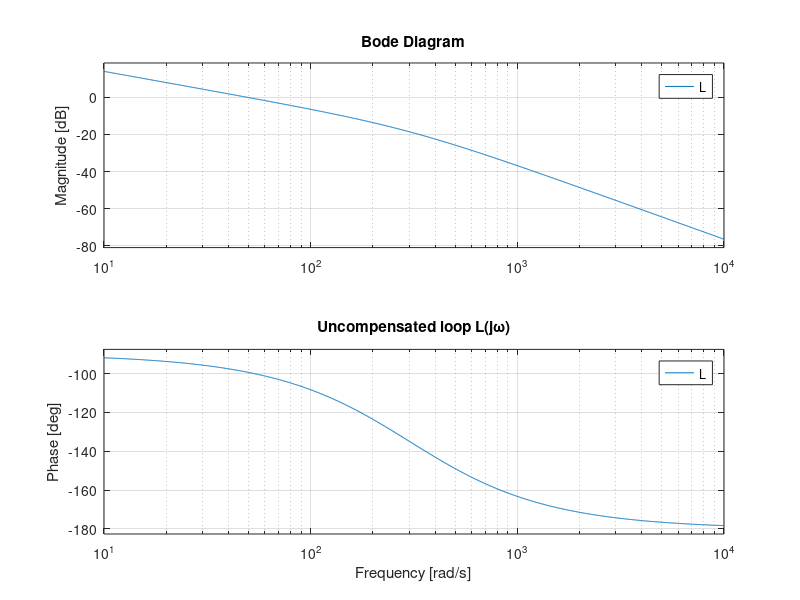

This figure's MATLAB source: (Note: this script raises an error after producing the figure.)
% Phase lead-compensator:
%clc; clear; close all;

% ---- plant + controller base values ----
K = 3687.9;          % given plant gain
KI = 4.085;         % integral gain used to set steady-state error (user value)
a = 301.3;          % plant pole location
% Target phase margin you want after compensation:
PM_target = 60;     % degrees
safety_deg = 5;     % safety margin (typical 3-10 deg)

% Define transfer functions
s = tf('s');
% Loop transfer L(s) (uncompensated) = K * KI / ( s*(s + a) )
L = (K*KI) / ( s*(s + a) );

% Plot uncompensated bode
figure; bode(L); grid on; title('Uncompensated loop L(j\omega)');


%% 1) find uncompensated gain crossover w_g (rad/s)
% Solve |L(jw)| = 1
syms w
eq = (K*KI)/(w*sqrt(w^2 + a^2)) == 1;   % magnitude of L(jw) == 1
w_g_sym = vpasolve(eq, w, 1);           % start guess near 1
w_g = double(w_g_sym);
w_g = w_g(w_g>0);

% If solver fails, fall back to numeric search
if isempty(w_g)
    fun = @(w) abs( (K*KI)/(1i*w*(1i*w + a)) ) - 1;
    w_g = fzero(fun, 1);
end
fprintf('Uncompensated gain crossover w_g = %.4f rad/s\n', w_g);

%% 2) uncompensated phase margin
% angle L(jw) = -90 - atan(w/a)  (in degrees)
phase_uncomp = -90 - atand(w_g/a);
PM_uncomp = 180 + phase_uncomp;
fprintf('Uncompensated phase at w_g = %.3f deg -> PM = %.3f deg\n', phase_uncomp, PM_uncomp);

%% 3) required additional phase lead (phi_m)
phi_needed = PM_target - PM_uncomp;    % how much more PM we need
phi_m = phi_needed + safety_deg;      % add safety margin
if phi_m <= 0
    warning('No additional phase needed (already >= target). phi_m <=0');
end
fprintf('Required extra phase (with safety) phi_m = %.3f deg\n', phi_m);

%% 4) compute alpha from sin(phi_m) = (alpha - 1)/(alpha + 1)
% use degrees trig functions
alpha = double( (1 + sind(phi_m)) / (1 - sind(phi_m)) );
% The dB boost the compensator gives at peak is 10*log10(alpha)
boost_dB = 10*log10(alpha);
fprintf('Computed alpha = %.4f -> compensator peak boost = %.3f dB\n', alpha, boost_dB);

%% 5) find frequency w_m where 20*log10(|L(jw)|) = -10*log10(alpha)
mag_target_dB = -boost_dB; % because compensator will add +boost_dB -> set crossover
mag_fun = @(w) 20*log10(abs(freqresp(L, w))) - mag_target_dB;

% freqresp(L,w) returns complex (MATLAB uses vector inputs; wrap)
% use fzero with a starting guess near w_g
try
    w_m = fzero(@(w) squeeze(20*log10(abs(freqresp(L, w)))) - mag_target_dB, w_g);
catch
    % if fzero fails, scan over logspace to find sign change
    ws = logspace(log10(max(1e-3,w_g/100)), log10(w_g*1000), 2000);
    vals = squeeze(20*log10(abs(freqresp(L, ws)))) - mag_target_dB;
    ix = find(vals(1:end-1).*vals(2:end) < 0, 1, 'first');
    if isempty(ix)
        error('Could not find w_m by scan. Try different starting guess or check L.');
    end
    w_m = (ws(ix)+ws(ix+1))/2;
end
fprintf('Chosen w_m = %.4f rad/s\n', w_m);

%% 6) compute T and uncompensated lead network
T = 1 / ( w_m * sqrt(alpha) );
% build uncompensated form of lead (note: include 1/alpha normalization)
Gc_base = (1 + alpha*T*s) / ( alpha * (1 + T*s) )   % no extra scalar Kc yet
figure; bode(Gc_base); grid on; title('Nominal lead G_c (before K-adjust)');
%{
%% 7) adjust compensator scalar so |Gc * L| = 1 at w_m
Ltemp = Gc_base * L;
mag_Ltemp_at_wm = abs(evalfr(Ltemp, 1i*w_m));
Kc = 1 / mag_Ltemp_at_wm;    % multiply Gc_base by this to make unity gain at w_m
Gc = Kc * Gc_base;
fprintf('Compensator scalar Kc = %.4f\n', Kc);

%% final compensated loop and margins
L_comp = Gc * L;

figure;
bode(L, L_comp, {1e-1, 1e5}); grid on;
legend('Uncompensated', 'Compensated');
title('Loop Bode: Uncompensated vs Compensated');

% show margins numerically
[Gm_u, Pm_u, Wcg_u, Wcp_u] = margin(L);
[~, Pm_c, ~, Wcp_c] = margin(L_comp);
fprintf('Uncompensated PM = %.3f deg at wc = %.4f rad/s\n', Pm_u, Wcp_u);
fprintf('Compensated PM   = %.3f deg at wc = %.4f rad/s\n', Pm_c, Wcp_c);

% Display final compensator
disp('Compensator Gc(s):');
Gc

% Optionally: plot closed-loop step to check time domain
Tcl = feedback(L_comp, 1);
figure; step(Tcl); grid on; title('Closed-loop step response with lead compensator');

stepinfo(Tcl)






% Phase lag-compensator:
%clc; clear; close all;

K = 12.24;
KI = 1230.8
a = 301.3;

PM_target = 60;
boost_dB = 10;

s = tf('s');
L = (K*KI) / ( s*(s + a) )

%% --- 1) Plot uncompensated loop ---
figure; bode(L); grid on; title('Uncompensated L(j\omega)');

%% --- 2) Gain crossover frequency (|L(jw)| = 1) ---
syms w
eq = (K*KI)/(w*sqrt(w^2+a^2)) == 1;
w_g = double(solve(eq,w));
w_g = w_g(w_g>0);
fprintf('Uncompensated gain crossover w_g = %.4f rad/s\n', w_g)


%% --- 3) Compute uncompensated phase margin ---
phase_uncomp = angle(evalfr(L, 1i*w_g)) * (180/pi)
PM_uncomp = 180 + phase_uncomp
fprintf('Uncompensated phase = %.3f deg, PM = %.3f deg\n', phase_uncomp, PM_uncomp)

%% --- 4) Choose alpha (low-frequency boost) ---
alpha = 10^(boost_dB/20)   % convert from dB to linear
fprintf('Chosen boost = %.2f dB  -->  alpha = %.4f\n', boost_dB, alpha)

%% --- 5) Choose lag pole/zero placement ---
% Place zero roughly one decade below crossover
w_z = w_g / 10         % zero frequency
T = 1 / w_z            % zero at 1/T
Gc = alpha * (1 + T*s) / (1 + alpha*T*s) %lag comp

%% --- 6) Form compensated open-loop transfer function ---
L_comp = Gc * L;

%% --- 7) Safe Bode plot limits ---
Wmin = max(1e-2, w_g/100);
Wmax = w_g*100;

figure;
bode(L, L_comp, {Wmin, Wmax});
grid on;
legend('Uncompensated', 'Compensated');
title('Bode Plot: Uncompensated vs Compensated');

%% --- 😎 Compute margins before and after ---
[Gm_u, Pm_u, Wcg_u, Wcp_u] = margin(L);
[Gm_c, Pm_c, Wcg_c, Wcp_c] = margin(L_comp);
fprintf('\nUncompensated: PM = %.2f° at ωc = %.4f rad/s\n', Pm_u, Wcp_u);
fprintf('Compensated:   PM = %.2f° at ωc = %.4f rad/s\n', Pm_c, Wcp_c);

%% --- 9) Closed-loop check ---
Tcl = feedback(L_comp, 1);
figure;
step(Tcl);
grid on;
title('Closed-loop step response with lag compensator');
stepinfo(Tcl)

z = 1/T;              % zero frequency (rad/s)
p = z/alpha;          % pole frequency (rad/s)
fprintf('Zero at ωz = %.3f rad/s, Pole at ωp = %.3f rad/s\n', z, p);
%}